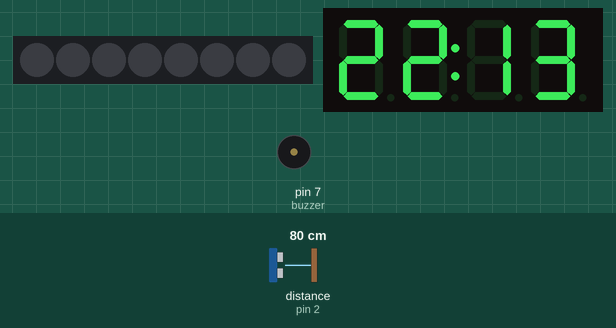
Recording of a sketch running on a simulated Arduino Uno, built with avr-gcc and run on an emulated ATmega328P. Parts: 8 RGB LEDs in strip order, left to right, 4-digit seven-segment display, buzzer (waves = sounding, pin HIGH). Wiring (inferred from the names in the program): ultrasonic range finder: trigger pin 3; echo pin 2. The test bench sets the inputs (shaded band); at power-on: distance to the obstacle (sensor on pin 2) 80 cm. The echo pulse lasts 58.3 µs per cm; the local clock reads 2024-03-15 10:24:30 at power-on unless the sketch sets it; storage starts empty; the audio player accepts every command and is not drawn; pins used as bus, display or sensor lines are not drawn; what the sketch prints to the serial monitor is not drawn.

Above: at 0.1 s.
At 40.1 s:
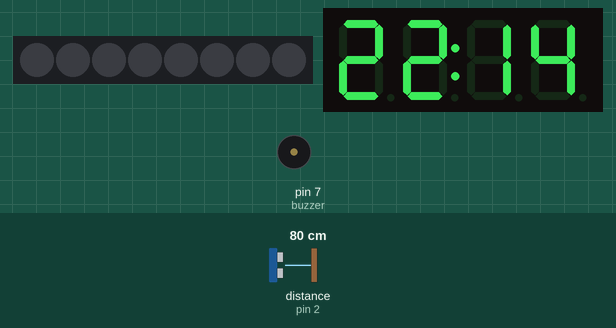
At 100.1 s:
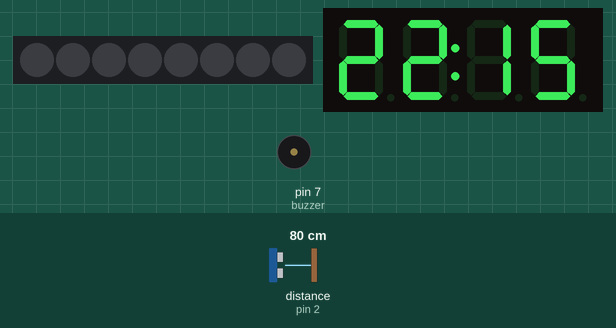

Measured:
- what the display in image 0 shows lasts 39.9 s, from 0.1 s to 40.0 s
- what the display in image 1 shows lasts 60.0 s, from 40.0 s to 100.0 s

The sketch:

sketch_nov28a.ino
```cpp
#ifdef __AVR__
#include <avr/power.h> // Required for 16 MHz Adafruit Trinket
#endif
#include <TM1637.h>
#include "LEDControl.h"
#include "RTClib.h"
#include <SD.h>
#include <SPI.h>
#include <TMRpcm.h>
#define SDPin 10
#define AudioPin 9
TMRpcm tmrpcm;
RTC_DS3231 rtc;
//Sensor
#define echoPin 2 // attach pin D2 Arduino to pin Echo of HC-SR04
#define trigPin 3 //attach pin D3 Arduino to pin Trig of HC-SR04
long durationJ; // variable for the durationJ of sound wave travel
int distance; // variable for the distance measurement

#define disCM 50
//NumDisplay
int CLK = 6;
int DIO = 5;
TM1637 tm(CLK,DIO);

//Buzzer
int buzzer = 7 ;


void setup() {
 tmrpcm.speakerPin = AudioPin;
  Serial.begin(9600);
  if(!SD.begin(SDPin)){
    Serial.println("SD Fail");
    return;
  }
  Serial.println("SD Succeed");
  File root, song;
  root = SD.open("/");
  Serial.println(SD.exists("MARIAH~1.WAV"));
//  printDirectory(root,0);
  tmrpcm.setVolume(6);
  if (! rtc.begin()) {
    Serial.println("Couldn't find RTC");
    Serial.flush();
    while (1) delay(10);
  }

  if (rtc.lostPower()) {
    rtc.adjust(DateTime(F(__DATE__), F(__TIME__)));
  }

  rtc.adjust(DateTime(F(__DATE__), F(__TIME__)));

  setupLEDS(colorPin, NUMPIXELS);

  pinMode(trigPin, OUTPUT); // Sets the trigPin as an OUTPUT
  pinMode(echoPin, INPUT); // Sets the echoPin as an INPUT]

  tm.init();
  tm.set(7);

  pinMode (buzzer, OUTPUT) ;
}
void loop() {
 DateTime now = rtc.now();
  // Clears the trigPin condition
  digitalWrite(trigPin, LOW);
  delayMicroseconds(2);
  // Sets the trigPin HIGH (ACTIVE) for 10 microseconds
  digitalWrite(trigPin, HIGH);
  delayMicroseconds(10);
  digitalWrite(trigPin, LOW);
  // Reads the echoPin, returns the sound wave travel time in microseconds
  durationJ = pulseIn(echoPin, HIGH);
  // Calculating the distance
  distance = durationJ * 0.034 / 2; // Speed of sound wave divided by 2 (go and back)
  // displayNumber(distance);
        tm.point(1);
    tm.display(3, now.minute() % 10);
    tm.display(2, now.minute() / 10 % 10);
    tm.display(1, now.hour() % 10);
    tm.display(0, now.hour() / 10 % 10);
   if(now.hour()>=8 && now.hour()<23)
    color(distance);
}
void color(int x){
   DateTime now = rtc.now();


  if(x<150 && x!=0){
      if(!tmrpcm.isPlaying())
    tmrpcm.play("MARIAH~1.WAV");
      }
       for(int j=0; j<NUMPIXELS; j++)
        pixels.setPixelColor(j, pixels.Color(0, 0, 0));
        pixels.show();
}

void displayNumber(int num){
    tm.display(3, num % 10);
    tm.display(2, num / 10 % 10);
    tm.display(1, num / 100 % 10);
    tm.display(0, num / 1000 % 10);
}
```

LEDControl.h
```cpp
#include <Adafruit_NeoPixel.h>

#ifdef __AVR__
#include <avr/power.h> // Required for 16 MHz Adafruit Trinket
#endif

//LED
#define colorPin 4 //pin for LEDs
#define NUMPIXELS 8//Number of LEDS

Adafruit_NeoPixel pixels(NUMPIXELS, colorPin, NEO_GRB + NEO_KHZ800);

void setupLEDS(int x, int y){
  #if defined(__AVR_ATtiny85__) && (F_CPU == 16000000)
  clock_prescale_set(clock_div_1);
  #endif
  pixels.begin(); // INITIALIZE NeoPixel strip object (REQUIRED)

}
```
